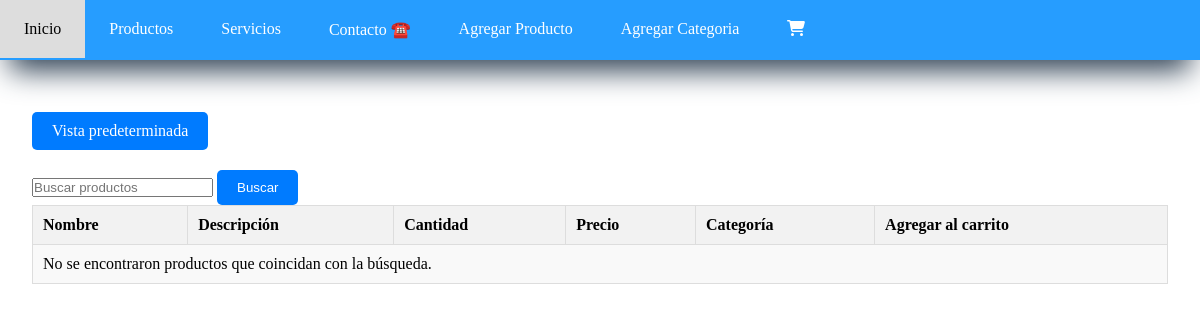
The app's page /buscar-productos/, older data.
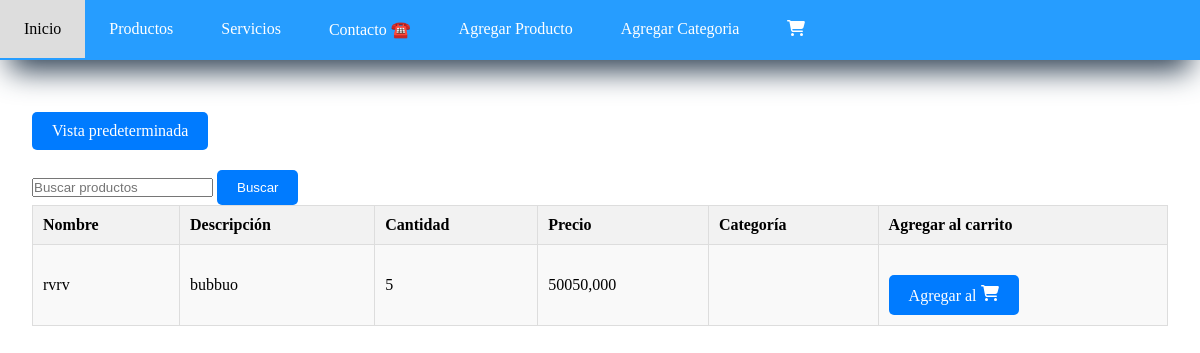
The same page, newer data.
### Taller_Mecanico/models.py (models this page shows, shortened)
class Producto(models.Model):
    nombre = models.CharField(max_length=100)
    descripcion = models.CharField(max_length=500)
    cantidad = models.PositiveIntegerField()
    precio = models.DecimalField(max_digits=10, decimal_places=3, validators=[MinValueValidator(0)])
    categoria = models.ForeignKey(Categoria, on_delete=models.CASCADE, null=True)
    imagen = models.ImageField()

### Taller_Mecanico/views.py (the view)
# urls.py: path('buscar-productos/', views.buscar_productos, name='buscar_productos'),
def buscar_productos(request):
    query = request.GET.get('q', '')
    productos = Producto.objects.filter(nombre__icontains=query)
    return render(request, 'Agregar_Producto/productos_table.html', {'productos': productos})

### Taller_Mecanico/models.py (called while the page is built)
    def __str__( self ):
        return self.nombre

### Taller_Mecanico/templates/Agregar_Producto/productos_table.html (shortened to what this page needs)
{% extends 'layouts/base.html' %}
{% block content %}
<a href="{% url 'producto' %}" class="btn btn-primary">Vista predeterminada</a>
<form method="GET" action="{% url 'buscar_productos' %}">
    <input type="text" name="q" placeholder="Buscar productos">
    <button type="submit" class="btn btn-primary">Buscar</button>
</form>
<table class="mi-tabla">
    <thead>
        <tr>
            <th>Nombre</th>
            <th>Descripción</th>
            <th>Cantidad</th>
            <th>Precio</th>
            <th>Categoría</th>
            <th>Agregar al carrito</th>
        </tr>
    </thead>
    <tbody>
        {% for producto in productos %}
            <tr>
                <td>{{ producto.nombre }}</td>
                <td>{{ producto.descripcion }}</td>
                <td>{{ producto.cantidad }}</td>
                <td>{{ producto.precio }}</td>
                <td>{{ producto.categoria }}</td>
                <td><a href="{% url 'agregar_al_carrito' producto.id %}" class="btn">Agregar al </a></td>
            </tr>
        {% empty %}
            <tr>
                <td colspan="6">No se encontraron productos que coincidan con la búsqueda.</td>
            </tr>
        {% endfor %}
    </tbody>
</table>
{% endblock %}

Row changes from the older to the newer data that the page shows:
added Producto: nombre "rvrv", descripcion "bubbuo", cantidad "5", precio "50050,000"
Text that changed along with them:
text no longer shown: "No se encontraron productos que coincidan con la búsqueda."
